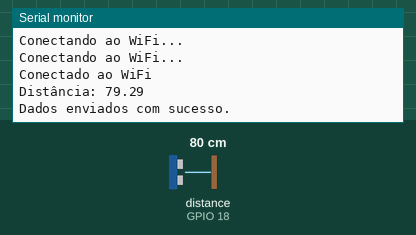
This sketch was run on a simulated ESP32. Shown: the last lines printed to the serial monitor. Wiring (inferred from the names in the program): ultrasonic range finder: trigger GPIO 5; echo GPIO 18. The inputs (shaded band) are chosen by the test bench; at power-on: distance to the obstacle (sensor on GPIO 18) 80 cm. The echo pulse lasts 58.3 µs per cm; WiFi joins after 1.5 s; servers stay silent unless stated; uploads are accepted with an empty reply.

Above: at 3.2 s.
3.3 s: distance to the obstacle (sensor on GPIO 18) set to 2 cm
At 7.36 s:
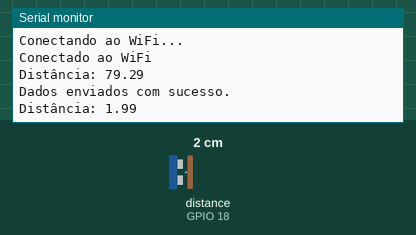
9.1 s: distance to the obstacle (sensor on GPIO 18) set to 4 cm
At 13.9 s:
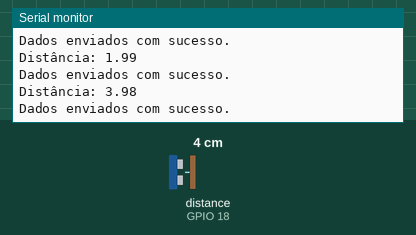
Timing chart, 0 to 15.4 s (numbered marks = the images above; inputs shaded):
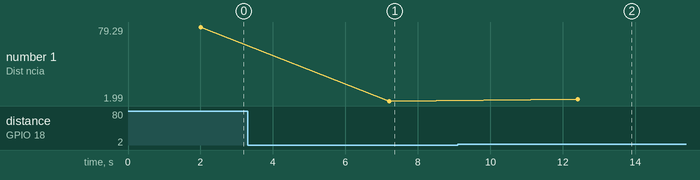

The sketch:

arquivo.ino
```cpp
#include <WiFi.h>
#include <HTTPClient.h>

#define TRIG_PIN 5   // Pino Trig do HC-SR04
#define ECHO_PIN 18  // Pino Echo do HC-SR04

const char* ssid = "LAB-SI";            // Nome da rede WiFi
const char* password = "LAB@SI1010";    // Senha da rede WiFi
const char* serverName = "http://10.0.2.130:3000/data"; // URL da API

float getDistance() {
  digitalWrite(TRIG_PIN, LOW);
  delayMicroseconds(2);
  digitalWrite(TRIG_PIN, HIGH);
  delayMicroseconds(10);
  digitalWrite(TRIG_PIN, LOW);

  long duration = pulseIn(ECHO_PIN, HIGH);
  return (duration * 0.034) / 2;  // Calcula a distância em cm
}

void setup() {
  Serial.begin(115200);
  pinMode(TRIG_PIN, OUTPUT);
  pinMode(ECHO_PIN, INPUT);

  // Conecta ao WiFi
  WiFi.begin(ssid, password);
  while (WiFi.status() != WL_CONNECTED) {
    delay(1000);
    Serial.println("Conectando ao WiFi...");
  }
  Serial.println("Conectado ao WiFi");
}

void loop() {
  float distance = getDistance();
  Serial.print("Distância: ");
  Serial.println(distance);

  // Enviar a distância para a API via HTTP POST
  if (WiFi.status() == WL_CONNECTED) {
    HTTPClient http;
    http.begin(serverName);
    http.addHeader("Content-Type", "application/json");

    char jsonPayload[64];
    sprintf(jsonPayload, "{\"distancia\": %.2f}", distance);

    int httpResponseCode = http.POST(jsonPayload);

    if (httpResponseCode > 0) {
      Serial.println("Dados enviados com sucesso.");
    } else {
      Serial.println("Erro ao enviar dados para API.");
    }
    http.end();
  }

  delay(5000);  // Aguarda 5 segundos antes da próxima leitura
}
```

Measured:
- after the input at 3.3 s, the serial monitor: prints a new line after 3.9 s (image 1)
- after the input at 9.1 s, the serial monitor: prints a new line after 3.3 s (image 2)
- plotted number 1: 79.29 → 1.99 after the input at 3.3 s, 1.99 → 3.98 after the input at 9.1 s
